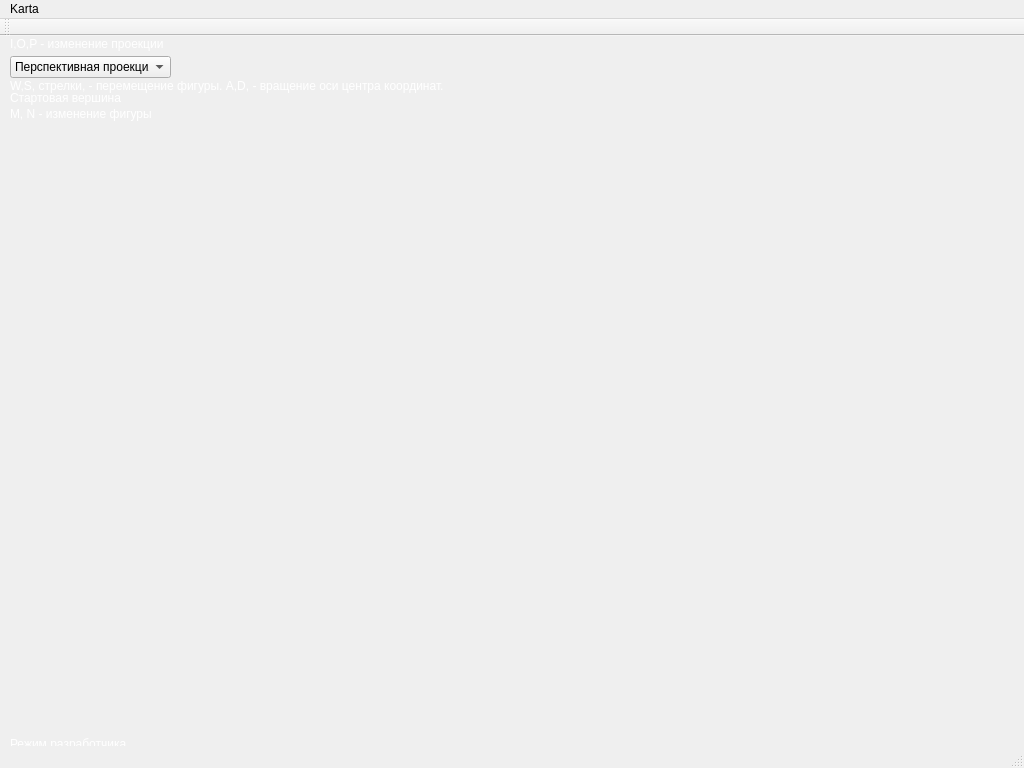
<?xml version="1.0" encoding="UTF-8"?>
<ui version="4.0">
 <class>MainWindow</class>
 <widget class="QMainWindow" name="MainWindow">
  <property name="geometry">
   <rect>
    <x>0</x>
    <y>0</y>
    <width>1024</width>
    <height>768</height>
   </rect>
  </property>
  <property name="windowTitle">
   <string>Tools (Karta)</string>
  </property>
  <widget class="Scene" name="SceneWidget">
   <widget class="QComboBox" name="comboBox">
    <property name="geometry">
     <rect>
      <x>10</x>
      <y>20</y>
      <width>161</width>
      <height>22</height>
     </rect>
    </property>
    <property name="autoFillBackground">
     <bool>false</bool>
    </property>
    <item>
     <property name="text">
      <string>Перспективная проекция</string>
     </property>
    </item>
    <item>
     <property name="text">
      <string>Ортогональная проекция</string>
     </property>
    </item>
   </widget>
   <widget class="QLabel" name="label">
    <property name="geometry">
     <rect>
      <x>10</x>
      <y>0</y>
      <width>961</width>
      <height>16</height>
     </rect>
    </property>
    <property name="palette">
     <palette>
      <active>
       <colorrole role="WindowText">
        <brush brushstyle="SolidPattern">
         <color alpha="255">
          <red>255</red>
          <green>255</green>
          <blue>255</blue>
         </color>
        </brush>
       </colorrole>
      </active>
      <inactive>
       <colorrole role="WindowText">
        <brush brushstyle="SolidPattern">
         <color alpha="255">
          <red>255</red>
          <green>255</green>
          <blue>255</blue>
         </color>
        </brush>
       </colorrole>
      </inactive>
      <disabled>
       <colorrole role="WindowText">
        <brush brushstyle="SolidPattern">
         <color alpha="255">
          <red>120</red>
          <green>120</green>
          <blue>120</blue>
         </color>
        </brush>
       </colorrole>
      </disabled>
     </palette>
    </property>
    <property name="autoFillBackground">
     <bool>false</bool>
    </property>
    <property name="text">
     <string>I,O,P - изменение проекции</string>
    </property>
   </widget>
   <widget class="QLabel" name="label_2">
    <property name="geometry">
     <rect>
      <x>10</x>
      <y>52</y>
      <width>911</width>
      <height>20</height>
     </rect>
    </property>
    <property name="palette">
     <palette>
      <active>
       <colorrole role="WindowText">
        <brush brushstyle="SolidPattern">
         <color alpha="255">
          <red>255</red>
          <green>255</green>
          <blue>255</blue>
         </color>
        </brush>
       </colorrole>
      </active>
      <inactive>
       <colorrole role="WindowText">
        <brush brushstyle="SolidPattern">
         <color alpha="255">
          <red>255</red>
          <green>255</green>
          <blue>255</blue>
         </color>
        </brush>
       </colorrole>
      </inactive>
      <disabled>
       <colorrole role="WindowText">
        <brush brushstyle="SolidPattern">
         <color alpha="255">
          <red>120</red>
          <green>120</green>
          <blue>120</blue>
         </color>
        </brush>
       </colorrole>
      </disabled>
     </palette>
    </property>
    <property name="text">
     <string>Стартовая вершина</string>
    </property>
   </widget>
   <widget class="QLabel" name="label_3">
    <property name="geometry">
     <rect>
      <x>10</x>
      <y>40</y>
      <width>631</width>
      <height>20</height>
     </rect>
    </property>
    <property name="palette">
     <palette>
      <active>
       <colorrole role="WindowText">
        <brush brushstyle="SolidPattern">
         <color alpha="255">
          <red>255</red>
          <green>255</green>
          <blue>255</blue>
         </color>
        </brush>
       </colorrole>
      </active>
      <inactive>
       <colorrole role="WindowText">
        <brush brushstyle="SolidPattern">
         <color alpha="255">
          <red>255</red>
          <green>255</green>
          <blue>255</blue>
         </color>
        </brush>
       </colorrole>
      </inactive>
      <disabled>
       <colorrole role="WindowText">
        <brush brushstyle="SolidPattern">
         <color alpha="255">
          <red>120</red>
          <green>120</green>
          <blue>120</blue>
         </color>
        </brush>
       </colorrole>
      </disabled>
     </palette>
    </property>
    <property name="text">
     <string>W,S, стрелки, - перемещение фигуры. A,D, - вращение оси центра координат.</string>
    </property>
   </widget>
   <widget class="QLabel" name="label_4">
    <property name="geometry">
     <rect>
      <x>10</x>
      <y>70</y>
      <width>601</width>
      <height>16</height>
     </rect>
    </property>
    <property name="palette">
     <palette>
      <active>
       <colorrole role="WindowText">
        <brush brushstyle="SolidPattern">
         <color alpha="255">
          <red>255</red>
          <green>255</green>
          <blue>255</blue>
         </color>
        </brush>
       </colorrole>
      </active>
      <inactive>
       <colorrole role="WindowText">
        <brush brushstyle="SolidPattern">
         <color alpha="255">
          <red>255</red>
          <green>255</green>
          <blue>255</blue>
         </color>
        </brush>
       </colorrole>
      </inactive>
      <disabled>
       <colorrole role="WindowText">
        <brush brushstyle="SolidPattern">
         <color alpha="255">
          <red>120</red>
          <green>120</green>
          <blue>120</blue>
         </color>
        </brush>
       </colorrole>
      </disabled>
     </palette>
    </property>
    <property name="text">
     <string>M, N - изменение фигуры</string>
    </property>
   </widget>
   <widget class="QLabel" name="label_5">
    <property name="geometry">
     <rect>
      <x>10</x>
      <y>700</y>
      <width>1281</width>
      <height>16</height>
     </rect>
    </property>
    <property name="palette">
     <palette>
      <active>
       <colorrole role="WindowText">
        <brush brushstyle="SolidPattern">
         <color alpha="255">
          <red>255</red>
          <green>255</green>
          <blue>255</blue>
         </color>
        </brush>
       </colorrole>
      </active>
      <inactive>
       <colorrole role="WindowText">
        <brush brushstyle="SolidPattern">
         <color alpha="255">
          <red>255</red>
          <green>255</green>
          <blue>255</blue>
         </color>
        </brush>
       </colorrole>
      </inactive>
      <disabled>
       <colorrole role="WindowText">
        <brush brushstyle="SolidPattern">
         <color alpha="255">
          <red>120</red>
          <green>120</green>
          <blue>120</blue>
         </color>
        </brush>
       </colorrole>
      </disabled>
     </palette>
    </property>
    <property name="text">
     <string>Режим разработчика</string>
    </property>
   </widget>
  </widget>
  <widget class="QMenuBar" name="menuBar">
   <property name="geometry">
    <rect>
     <x>0</x>
     <y>0</y>
     <width>1024</width>
     <height>21</height>
    </rect>
   </property>
   <widget class="QMenu" name="menuKarta">
    <property name="title">
     <string>Karta</string>
    </property>
    <addaction name="action"/>
    <addaction name="action_2"/>
    <addaction name="action_3"/>
    <addaction name="action_4"/>
   </widget>
   <addaction name="menuKarta"/>
  </widget>
  <widget class="QToolBar" name="mainToolBar">
   <attribute name="toolBarArea">
    <enum>TopToolBarArea</enum>
   </attribute>
   <attribute name="toolBarBreak">
    <bool>false</bool>
   </attribute>
  </widget>
  <widget class="QStatusBar" name="statusBar"/>
  <action name="action">
   <property name="checkable">
    <bool>true</bool>
   </property>
   <property name="text">
    <string>Тестирование (Режим разработчика)</string>
   </property>
  </action>
  <action name="action_2">
   <property name="checkable">
    <bool>true</bool>
   </property>
   <property name="text">
    <string>Рабочий режим</string>
   </property>
  </action>
  <action name="actionProj">
   <property name="text">
    <string>proj</string>
   </property>
  </action>
  <action name="action_3">
   <property name="text">
    <string>Открыть файл (Новая карта)</string>
   </property>
  </action>
  <action name="action_4">
   <property name="text">
    <string>Добавить из файла (Добавить к карте)</string>
   </property>
  </action>
 </widget>
 <layoutdefault spacing="6" margin="11"/>
 <customwidgets>
  <customwidget>
   <class>Scene</class>
   <extends>QWidget</extends>
   <header>scene.h</header>
   <container>1</container>
  </customwidget>
 </customwidgets>
 <resources/>
 <connections/>
</ui>
